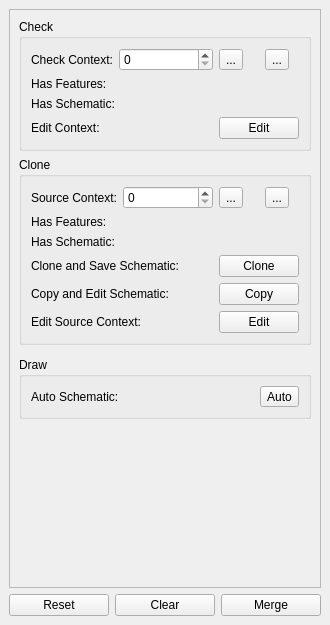
<?xml version="1.0" encoding="UTF-8"?>
<ui version="4.0">
 <class>SchematicDockWidget</class>
 <widget class="QDockWidget" name="SchematicDockWidget">
  <property name="geometry">
   <rect>
    <x>0</x>
    <y>0</y>
    <width>330</width>
    <height>625</height>
   </rect>
  </property>
  <property name="windowTitle">
   <string>Context Schematic</string>
  </property>
  <widget class="QWidget" name="dockWidgetContents">
   <layout class="QVBoxLayout" name="verticalLayout_2">
    <item>
     <widget class="QScrollArea" name="scrollArea">
      <property name="sizePolicy">
       <sizepolicy hsizetype="MinimumExpanding" vsizetype="Expanding">
        <horstretch>0</horstretch>
        <verstretch>0</verstretch>
       </sizepolicy>
      </property>
      <property name="widgetResizable">
       <bool>true</bool>
      </property>
      <widget class="QWidget" name="scrollAreaWidgetContents">
       <property name="geometry">
        <rect>
         <x>0</x>
         <y>0</y>
         <width>304</width>
         <height>531</height>
        </rect>
       </property>
       <layout class="QVBoxLayout" name="verticalLayout">
        <item>
         <widget class="QGroupBox" name="checkGroup">
          <property name="title">
           <string>Check</string>
          </property>
          <layout class="QGridLayout" name="gridLayout_5">
           <item row="2" column="7" alignment="Qt::AlignHCenter">
            <widget class="QLabel" name="contextDataStatusLabel">
             <property name="maximumSize">
              <size>
               <width>16</width>
               <height>16</height>
              </size>
             </property>
             <property name="text">
              <string/>
             </property>
             <property name="pixmap">
              <pixmap resource="resources.qrc">:/plugins/ArkPlan/plan/statusUnknown.png</pixmap>
             </property>
            </widget>
           </item>
           <item row="0" column="7">
            <widget class="QToolButton" name="zoomContextTool">
             <property name="text">
              <string>...</string>
             </property>
             <property name="icon">
              <iconset resource="resources.qrc">
               <normaloff>:/plugins/ArkPlan/plan/zoomToItem.svg</normaloff>:/plugins/ArkPlan/plan/zoomToItem.svg</iconset>
             </property>
            </widget>
           </item>
           <item row="0" column="0">
            <widget class="QLabel" name="contextLabel">
             <property name="text">
              <string>Check Context:</string>
             </property>
             <property name="buddy">
              <cstring>contextSpin</cstring>
             </property>
            </widget>
           </item>
           <item row="3" column="7" alignment="Qt::AlignHCenter">
            <widget class="QLabel" name="contextSchematicStatusLabel">
             <property name="text">
              <string/>
             </property>
             <property name="pixmap">
              <pixmap resource="resources.qrc">:/plugins/ArkPlan/plan/statusUnknown.png</pixmap>
             </property>
            </widget>
           </item>
           <item row="0" column="6">
            <widget class="QToolButton" name="findContextTool">
             <property name="text">
              <string>...</string>
             </property>
             <property name="icon">
              <iconset resource="resources.qrc">
               <normaloff>:/plugins/ArkPlan/plan/search.svg</normaloff>:/plugins/ArkPlan/plan/search.svg</iconset>
             </property>
            </widget>
           </item>
           <item row="0" column="1" colspan="3">
            <widget class="QSpinBox" name="contextSpin">
             <property name="maximum">
              <number>99999</number>
             </property>
            </widget>
           </item>
           <item row="4" column="0" colspan="4">
            <widget class="QLabel" name="label_3">
             <property name="text">
              <string>Edit Context:</string>
             </property>
            </widget>
           </item>
           <item row="3" column="0" colspan="4">
            <widget class="QLabel" name="contextSchematicLabel">
             <property name="text">
              <string>Has Schematic:</string>
             </property>
            </widget>
           </item>
           <item row="2" column="0" colspan="4">
            <widget class="QLabel" name="contextDataLabel">
             <property name="text">
              <string>Has Features:</string>
             </property>
            </widget>
           </item>
           <item row="2" column="6">
            <widget class="QLabel" name="label_4">
             <property name="text">
              <string/>
             </property>
            </widget>
           </item>
           <item row="3" column="6">
            <widget class="QLabel" name="label_5">
             <property name="text">
              <string/>
             </property>
            </widget>
           </item>
           <item row="4" column="6" colspan="2">
            <widget class="QPushButton" name="editContextButton">
             <property name="text">
              <string>Edit</string>
             </property>
            </widget>
           </item>
          </layout>
         </widget>
        </item>
        <item>
         <widget class="QGroupBox" name="cloneGroup">
          <property name="title">
           <string>Clone</string>
          </property>
          <layout class="QGridLayout" name="gridLayout_3">
           <item row="2" column="0" colspan="3">
            <widget class="QLabel" name="sourceDataLabel">
             <property name="text">
              <string>Has Features:</string>
             </property>
            </widget>
           </item>
           <item row="5" column="0" colspan="3">
            <widget class="QLabel" name="label_2">
             <property name="text">
              <string>Copy and Edit Schematic:</string>
             </property>
            </widget>
           </item>
           <item row="3" column="4" alignment="Qt::AlignHCenter">
            <widget class="QLabel" name="sourceSchematicStatusLabel">
             <property name="maximumSize">
              <size>
               <width>16</width>
               <height>16</height>
              </size>
             </property>
             <property name="text">
              <string/>
             </property>
             <property name="pixmap">
              <pixmap resource="resources.qrc">:/plugins/ArkPlan/plan/statusUnknown.png</pixmap>
             </property>
            </widget>
           </item>
           <item row="2" column="4" alignment="Qt::AlignHCenter">
            <widget class="QLabel" name="sourceDataStatusLabel">
             <property name="maximumSize">
              <size>
               <width>16</width>
               <height>16</height>
              </size>
             </property>
             <property name="text">
              <string/>
             </property>
             <property name="pixmap">
              <pixmap resource="resources.qrc">:/plugins/ArkPlan/plan/statusUnknown.png</pixmap>
             </property>
            </widget>
           </item>
           <item row="5" column="3" colspan="2">
            <widget class="QPushButton" name="copySourceButton">
             <property name="text">
              <string>Copy</string>
             </property>
            </widget>
           </item>
           <item row="4" column="3" colspan="2">
            <widget class="QPushButton" name="cloneSourceButton">
             <property name="text">
              <string>Clone</string>
             </property>
            </widget>
           </item>
           <item row="3" column="0" colspan="3">
            <widget class="QLabel" name="sourceSchematicLabel">
             <property name="text">
              <string>Has Schematic:</string>
             </property>
            </widget>
           </item>
           <item row="2" column="3">
            <widget class="QLabel" name="label_6">
             <property name="text">
              <string/>
             </property>
            </widget>
           </item>
           <item row="4" column="0" colspan="3">
            <widget class="QLabel" name="label">
             <property name="text">
              <string>Clone and Save Schematic:</string>
             </property>
            </widget>
           </item>
           <item row="0" column="4">
            <widget class="QToolButton" name="zoomSourceTool">
             <property name="text">
              <string>...</string>
             </property>
             <property name="icon">
              <iconset resource="resources.qrc">
               <normaloff>:/plugins/ArkPlan/plan/zoomToItem.svg</normaloff>:/plugins/ArkPlan/plan/zoomToItem.svg</iconset>
             </property>
            </widget>
           </item>
           <item row="0" column="3">
            <widget class="QToolButton" name="findSourceTool">
             <property name="text">
              <string>...</string>
             </property>
             <property name="icon">
              <iconset resource="resources.qrc">
               <normaloff>:/plugins/ArkPlan/plan/search.svg</normaloff>:/plugins/ArkPlan/plan/search.svg</iconset>
             </property>
            </widget>
           </item>
           <item row="0" column="1" colspan="2">
            <widget class="QSpinBox" name="sourceContextSpin">
             <property name="maximum">
              <number>99999</number>
             </property>
            </widget>
           </item>
           <item row="0" column="0">
            <widget class="QLabel" name="sourceContextLabel">
             <property name="text">
              <string>Source Context:</string>
             </property>
             <property name="buddy">
              <cstring>sourceContextSpin</cstring>
             </property>
            </widget>
           </item>
           <item row="3" column="3">
            <widget class="QLabel" name="label_7">
             <property name="text">
              <string/>
             </property>
            </widget>
           </item>
           <item row="6" column="0" colspan="3">
            <widget class="QLabel" name="label_8">
             <property name="text">
              <string>Edit Source Context:</string>
             </property>
            </widget>
           </item>
           <item row="6" column="3" colspan="2">
            <widget class="QPushButton" name="editSourceButton">
             <property name="text">
              <string>Edit</string>
             </property>
            </widget>
           </item>
          </layout>
         </widget>
        </item>
        <item>
         <widget class="MetadataWidget" name="metadataWidget" native="true"/>
        </item>
        <item>
         <widget class="QGroupBox" name="drawGroup">
          <property name="title">
           <string>Draw</string>
          </property>
          <layout class="QGridLayout" name="gridLayout_4">
           <item row="0" column="0" colspan="2">
            <layout class="QGridLayout" name="contextToolsLayout"/>
           </item>
           <item row="1" column="0">
            <widget class="QLabel" name="autoSchematiclLabel">
             <property name="text">
              <string>Auto Schematic:</string>
             </property>
            </widget>
           </item>
           <item row="1" column="1">
            <widget class="QToolButton" name="autoSchematicTool">
             <property name="text">
              <string>Auto</string>
             </property>
            </widget>
           </item>
          </layout>
         </widget>
        </item>
        <item>
         <spacer name="verticalSpacer">
          <property name="orientation">
           <enum>Qt::Vertical</enum>
          </property>
          <property name="sizeHint" stdset="0">
           <size>
            <width>17</width>
            <height>10</height>
           </size>
          </property>
         </spacer>
        </item>
       </layout>
      </widget>
     </widget>
    </item>
    <item>
     <layout class="QHBoxLayout" name="buttonGroup">
      <item>
       <widget class="QPushButton" name="resetButton">
        <property name="text">
         <string>Reset</string>
        </property>
       </widget>
      </item>
      <item>
       <widget class="QPushButton" name="clearButton">
        <property name="toolTip">
         <string>Clear unsaved changes from work layers</string>
        </property>
        <property name="text">
         <string>Clear</string>
        </property>
       </widget>
      </item>
      <item>
       <widget class="QPushButton" name="mergeButton">
        <property name="toolTip">
         <string>Move new context to main layers</string>
        </property>
        <property name="text">
         <string>Merge</string>
        </property>
       </widget>
      </item>
     </layout>
    </item>
   </layout>
  </widget>
 </widget>
 <customwidgets>
  <customwidget>
   <class>MetadataWidget</class>
   <extends>QWidget</extends>
   <header>metadata_widget.h</header>
   <container>1</container>
  </customwidget>
 </customwidgets>
 <resources>
  <include location="resources.qrc"/>
 </resources>
 <connections/>
</ui>
